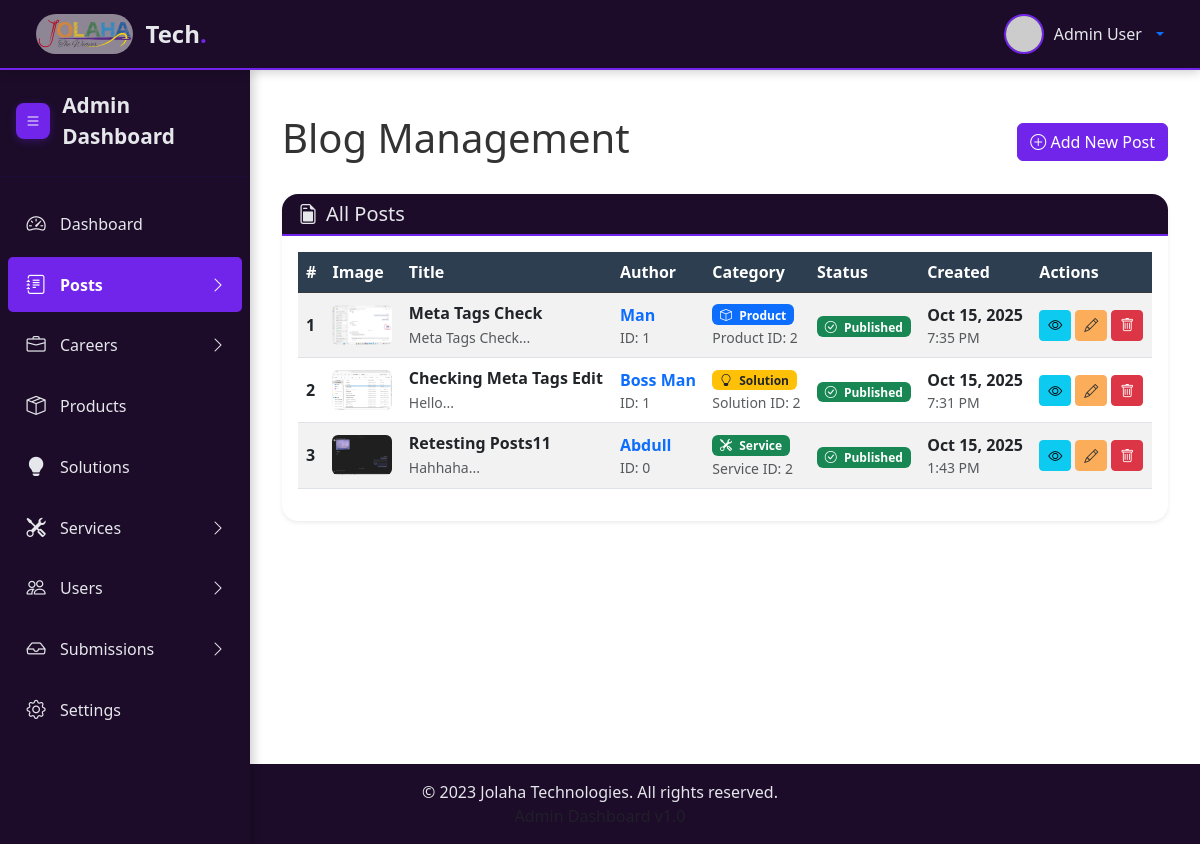
The page /admin/posts.php on the database its author committed.
### tables this page shows
CREATE TABLE `posts` (
  `post_id` int(10) UNSIGNED NOT NULL,
  `post_title` varchar(255) NOT NULL,
  `post_slug` varchar(255) NOT NULL,
  `post_content` text NOT NULL,
  `post_author` int(10) UNSIGNED NOT NULL,
  `post_author_name` varchar(100) NOT NULL,
  `post_excerpt` text DEFAULT NULL,
  `post_status` enum('draft','published') NOT NULL DEFAULT 'published',
  `post_image` varchar(255) DEFAULT NULL,
  `meta_title` varchar(255) DEFAULT NULL,
  `meta_description` text DEFAULT NULL,
  `meta_keywords` varchar(255) DEFAULT NULL,
  `post_category` enum('solution','product','service') NOT NULL,
  `selected_solution` int(10) UNSIGNED DEFAULT NULL,
  `selected_product` int(10) UNSIGNED DEFAULT NULL,
  `selected_service` int(10) UNSIGNED DEFAULT NULL,
  `created_at` timestamp NOT NULL DEFAULT current_timestamp(),
  `updated_at` timestamp NOT NULL DEFAULT current_timestamp() ON UPDATE current_timestamp()
);

### admin/includes/view_all_posts.php (the view, shortened to what this page needs)
<?php
$sql = "SELECT * FROM posts ORDER BY created_at DESC";
$stmt = $connection->prepare($sql);
$stmt->execute();
$posts = $stmt->fetchAll(PDO::FETCH_ASSOC);
?>
<div class="main-content" id="mainContent">
    <div class="container-fluid">
        <div class="d-flex justify-content-between align-items-center mb-4">
            <h1 class="page-title">Blog Management</h1>
            <a href="posts.php?source=add_post" class="btn btn-primary">
                <i class="bi bi-plus-circle"></i> Add New Post
            </a>
        </div>
        <div class="card shadow-sm">
            <div class="card-header">
                <h5 class="mb-0"><i class="bi bi-file-earmark-post me-2"></i>All Posts</h5>
            </div>
            <div class="card-body">
                <div class="table-responsive">
                    <table class="table table-hover table-striped" id="postsTable">
                        <thead>
                            <tr class="table-dark">
                                <th>#</th>
                                <th>Image</th>
                                <th>Title</th>
                                <th>Author</th>
                                <th>Category</th>
                                <th>Status</th>
                                <th>Created</th>
                                <th>Actions</th>
                            </tr>
                        </thead>
                        <tbody>
                            <?php if (!empty($posts)): ?>
                                <?php $serial = 1; foreach ($posts as $post): ?>
                                    <tr>
                                        <td class="fw-bold"><?php echo $serial++; ?></td>
                                        <td>
                                            <?php
                                            $image_url = (!empty($post['post_image']) && file_exists("../resources/img/uploads/posts/" . $post['post_image']))
                                                ? "../resources/img/uploads/posts/" . $post['post_image']
                                                : "https://via.placeholder.com/60x40/f1bf70/0f172a?text=Post";
                                            ?>
                                            <img src="<?php echo $image_url; ?>" class="rounded" width="60" height="40" alt="<?php echo htmlspecialchars($post['post_title']); ?>"
                                                 onerror="this.src='https://via.placeholder.com/60x40/f1bf70/0f172a?text=Post'">
                                        </td>
                                        <td>
                                            <strong><?php echo htmlspecialchars($post['post_title']); ?></strong>
                                            <?php if (!empty($post['post_excerpt'])): ?>
                                                <br><small class="text-muted">
                                                    <?php echo htmlspecialchars(substr($post['post_excerpt'], 0, 100)); ?>...
                                                </small>
                                            <?php endif; ?>
                                        </td>
                                        <td>
                                            <div class="d-flex flex-column">
                                                <strong class="text-primary"><?php echo htmlspecialchars($post['post_author_name'] ?? 'Unknown Author'); ?></strong>
                                                <small class="text-muted">ID: <?php echo $post['post_author'] ?? 1; ?></small>
                                            </div>
                                        </td>
                                        <td>
                                            <?php
                                            $category = $post['post_category'] ?? 'uncategorized';
                                            $category_badge = [
                                                'solution' => ['bg-warning text-dark', 'Solution'],
                                                'product' => ['bg-primary', 'Product'],
                                                'service' => ['bg-success', 'Service'],
                                                'uncategorized' => ['bg-secondary', 'Uncategorized']
                                            ];
                                            $badge_class = $category_badge[$category][0] ?? 'bg-secondary';
                                            $badge_text = $category_badge[$category][1] ?? ucfirst($category);
                                            ?>
                                            <span class="badge <?php echo $badge_class; ?>">
                                                <i class="bi
                                                    <?php
                                                    if ($category === 'solution') echo 'bi-lightbulb';
                                                    elseif ($category === 'product') echo 'bi-box';
                                                    elseif ($category === 'service') echo 'bi-tools';
                                                    else echo 'bi-file-earmark';
                                                    ?>
                                                    me-1">
                                                </i>
                                                <?php echo $badge_text; ?>
                                            </span>
                                            <?php if (!empty($post['selected_solution']) || !empty($post['selected_product']) || !empty($post['selected_service'])): ?>
                                                <br>
                                                <small class="text-muted">
                                                    <?php
                                                    if (!empty($post['selected_solution'])) echo "Solution ID: " . $post['selected_solution'];
                                                    elseif (!empty($post['selected_product'])) echo "Product ID: " . $post['selected_product'];
                                                    elseif (!empty($post['selected_service'])) echo "Service ID: " . $post['selected_service'];
                                                    ?>
                                                </small>
                                            <?php endif; ?>
                                        </td>
                                        <td>
                                            <span class="badge bg-<?php echo ($post['post_status'] == 'published') ? 'success' : 'secondary'; ?>">
                                                <i class="bi <?php echo ($post['post_status'] == 'published') ? 'bi-check-circle' : 'bi-clock'; ?> me-1"></i>
                                                <?php echo ucfirst($post['post_status']); ?>
                                            </span>
                                        </td>
                                        <td>
                                            <div class="d-flex flex-column">
                                                <span class="fw-semibold"><?php echo date('M j, Y', strtotime($post['created_at'])); ?></span>
                                                <small class="text-muted"><?php echo date('g:i A', strtotime($post['created_at'])); ?></small>
                                            </div>
                                        </td>
                                        <td>
                                            <div class="d-flex gap-1">
                                                <a href="./post_detail.php?slug=<?php echo urlencode($post['post_slug']); ?>"
                                                   class="btn btn-sm btn-info" target="_blank" title="View Post">
                                                    <i class="bi bi-eye"></i>
                                                </a>
                                                <a href="posts.php?source=edit_post&id=<?php echo $post['post_id']; ?>"
                                                   class="btn btn-sm btn-warning" title="Edit Post">
                                                    <i class="bi bi-pencil"></i>
                                                </a>
                                                <a href="posts.php?delete_post=<?php echo $post['post_id']; ?>"
                                                   class="btn btn-sm btn-danger"
                                                   onclick="return confirm('Are you sure you want to delete this post? This action cannot be undone.');"
                                                   title="Delete Post">
                                                   <i class="bi bi-trash"></i>
                                                </a>
                                            </div>
                                        </td>
                                    </tr>
                                <?php endforeach; ?>
                            <?php endif; ?>
                        </tbody>
                    </table>
                </div>
            </div>
        </div>
    </div>
</div>

### rows shown on the page
posts: post_image (picture), post_title "Meta Tags Check", post_excerpt "Meta Tags Check", post_author_name "Man", post_author "1", post_category "Product", selected_product "2", post_status "Published", created_at "Oct 15, 2025", created_at "7:35 PM"
posts: post_image (picture), post_title "Checking Meta Tags Edit", post_excerpt "Hello", post_author_name "Boss Man", post_author "1", post_category "Solution", selected_solution "2", post_status "Published", created_at "Oct 15, 2025", created_at "7:31 PM"
posts: post_image (picture), post_title "Retesting Posts11", post_excerpt "Hahhaha", post_author_name "Abdull", post_author "0", post_category "Service", selected_service "2", post_status "Published", created_at "Oct 15, 2025", created_at "1:43 PM"
